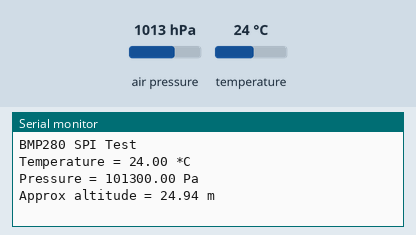
This sketch was run on a simulated Arduino Mega 2560, built with avr-gcc and run on an emulated ATmega2560. Shown: the last lines printed to the serial monitor. Inputs (shaded band) come from the test bench; at power-on: air pressure 1013 hPa, temperature 24 °C.

Above: at 1.2 s.
1.3 s: air pressure set to 952 hPa
At 2.8 s:
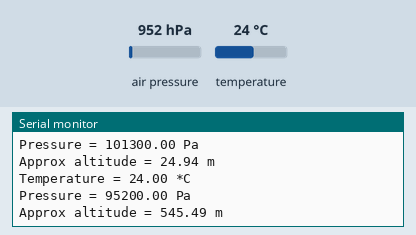
3.6 s: temperature set to 12 °C
At 4.6 s:
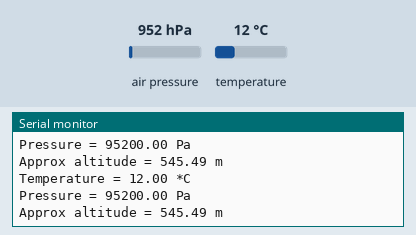
5.9 s: air pressure set to 975 hPa
At 7.5 s:
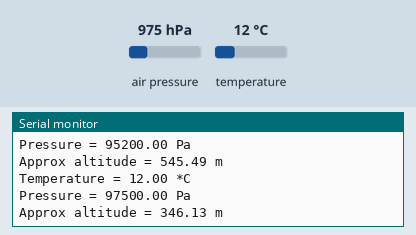
Timing chart, 0 to 9.0 s (numbered marks = the images above; inputs shaded):
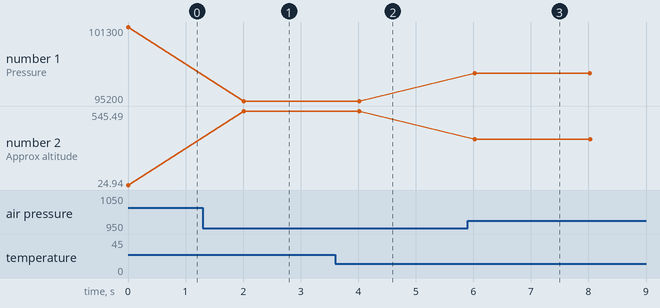

The sketch:

BMP280.ino
```cpp
#include <Wire.h>
#include <Adafruit_Sensor.h>
#include <Adafruit_BMP280.h>

// Define the pins for SPI
#define BMP_SCK 18
#define BMP_MISO 19
#define BMP_MOSI 23
#define BMP_CS 5

// Initialize the BMP280 using SPI
Adafruit_BMP280 bmp(BMP_CS, BMP_MOSI, BMP_MISO, BMP_SCK);

void setup() {
  Serial.begin(115200);
  Serial.println(F("BMP280 SPI Test"));

  if (!bmp.begin()) {
    Serial.println(F("Could not find a valid BMP280 sensor, check wiring!"));
    while (1);
  }

  // Optional: set the sampling parameters
  bmp.setSampling(Adafruit_BMP280::MODE_NORMAL,
                  Adafruit_BMP280::SAMPLING_X2,  // temperature
                  Adafruit_BMP280::SAMPLING_X16, // pressure
                  Adafruit_BMP280::FILTER_X16,
                  Adafruit_BMP280::STANDBY_MS_500);
}

void loop() {
  Serial.print(F("Temperature = "));
  Serial.print(bmp.readTemperature());
  Serial.println(" *C");

  Serial.print(F("Pressure = "));
  Serial.print(bmp.readPressure());
  Serial.println(" Pa");

  Serial.print(F("Approx altitude = "));
  Serial.print(bmp.readAltitude(1016)); // Adjust this value according to your location's sea level pressure
  Serial.println(" m");

  Serial.println();
  delay(2000);
}
```

Measured:
- after the input at 1.3 s, the serial monitor: prints a new line after 0.71 s (image 1)
- after the input at 3.6 s, the serial monitor: prints a new line after 0.41 s (image 2)
- after the input at 5.9 s, the serial monitor: prints a new line after 0.12 s (image 3)
- plotted number 1: 101300 → 95200 after the input at 1.3 s, 95200 → 97500 after the input at 5.9 s
- plotted number 2: 24.94 → 545.49 after the input at 1.3 s, 545.49 → 346.13 after the input at 5.9 s
